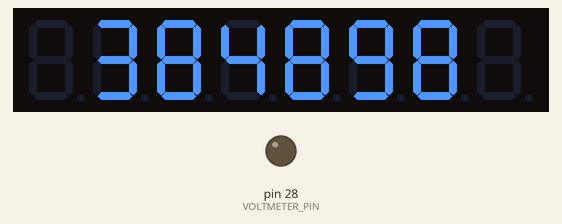
Recording of a sketch running on a simulated Arduino Mega 2560, built with avr-gcc and run on an emulated ATmega2560. Parts: 8-digit seven-segment display, output pins drawn as LEDs (lit = HIGH). The local clock reads 2024-03-15 10:24:30 at power-on unless the sketch sets it; what the sketch prints to the serial monitor is not drawn.

Above: at 0.7 s.
At 1.2 s:
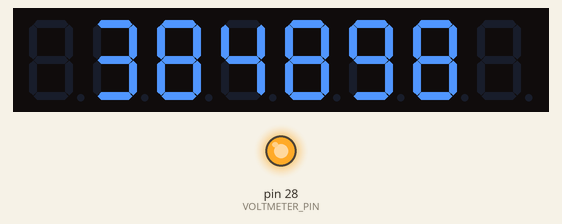
Timing chart, 0 to 2.7 s (numbered marks = the images above):
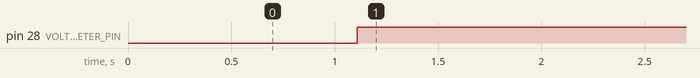

The sketch:

main.ino
```cpp
//We always have to include the library
#include "LedControl.h"
#include "Wire.h"
#include "DS3231.h"
#include "math.h"

RTClib myRTC;

/*
 Now we need a LedControl to work with.
 ***** These pin numbers will probably not work with your hardware *****
 pin 7 is connected to the DataIn
 pin 6 is connected to the CLK
 pin 5 is connected to LOAD
 We have only a single MAX72XX.
 */
LedControl lc=LedControl(7,6,5,1);

int VOLTMETER_PIN = 28;

/* we always wait a bit between updates of the display */
unsigned long delaytime=250;


/*
  ---------------------------------------------------------------------
  Moon calculations - taken from  Astronomical algorithms by Jean Meeus
  ---------------------------------------------------------------------
*/

/* constants */
int D_coefficients [] = {0, 2, 2, 0, 0, 0, 2, 2, 2, 2, 0, 1, 0, 2, 0, 0, 4, 0, 4, 2, 2, 1, 1, 2, 2, 4, 2, 0, 2, 2, 1, 2, 0, 0, 2, 2, 2, 4, 0, 3, 2, 4, 0, 2, 2, 2, 4, 0, 4, 1, 2, 0, 1, 3, 4, 2, 0, 1, 2, 2};
int M_coefficients [] = {0, 0, 0, 0, 1, 0, 0, -1, 0, -1, 1, 0, 1, 0, 0, 0, 0, 0, 0, 1, 1, 0, 1, -1, 0, 0, 0, 1, 0, -1, 0, -2, 1, 2, -2, 0, 0, -1, 0, 0, 1, -1, 2, 2, 1, -1, 0, 0, -1, 0, 1, 0, 1, 0, 0, -1, 2, 1, 0, 0};
int M_prime_coefficients [] = {1, -1, 0, 2, 0, 0, -2, -1, 1, 0, -1, 0, 1, 0, 1, 1, -1, 3, -2, 1, 0, -1, 0, 1, 2, 0, -3, -2, -1, -2, 1, 0, 2, 0, -1, 1, 0, -1, 2, -1, 1, -2, -1, -1, -2, 0, 1, 4, 0, -2, 0, 2, 1, -2, -3, 2, 1, -1, 3, -1};
int F_coefficients [] = {0, 0, 0, 0, 0, 2, 0, 0, 0, 0, 0, 0, 0, -2, 2, -2, 0, 0, 0, 0, 0, 0, 0, 0, 0, 0, 0, 0, 2, 0, 0, 0, 0, 0, 0, -2, 2, 0, 2, 0, 0, 0, 0, 0, 0, -2, 0, 0, 0, 0, -2, -2, 0, 0, 0, 0, 0, 0, 0, -2};
int cos_coefficients [] = {-20905355, -3699111, -2955968, -569925, 48888, -3149, 246158, -152138, -170733, -204586, -129620, 108743, 104755, 10321, 0, 79661, -34782, -23210, -21636, 24208, 30824, -8379, -16675, -12831, -10445, -11650, 14403, -7003, 0, 10056, 6322, -9884, 5751, 0, -4950, 4130, 0, -3958, 0, 3258, 2616, -1897, -2117, 2354, 0, 0, -1423, -1117, -1571, -1739, 0, -4421, 0, 0, 0, 0, 1165, 0, 0, 8752};
int coefficient_length = 60;
double reduce_angle(double angle) {
  /* reduces the angle to be in [0, 360)*/

  return angle - 360 * floor(angle / 360);
}


double find_T_since_julian_epoch(double seconds_since_epoch) {
  return (seconds_since_epoch - 946727936)/((double) 60*60*24*36525);
}

double find_D(double T) {
  /* calculates the mean elongation of the Moon */
  double D = 297.8501921 + 445267.1114034*T - 0.0018819*pow(T,2) + pow(T,3)/545868 - pow(T,4)/113065000;
  return reduce_angle(D);
}

double find_M(double T) {
  /* calculates the Sun's mean anomaly */
  double M = 357.5291092 + 35999.0502909*T - 0.0001536*pow(T,2) + pow(T,3)/24490000;
  return reduce_angle(M);
}

double find_M_prime(double T) {
  /* calculates the Moon's mean anomaly */
  double M_prime = 134.9633964 + 477198.8675055*T + 0.0087414*pow(T,2) + pow(T,3)/69699 - pow(T,4)/14712000;
  return reduce_angle(M_prime);
}

double find_F(double T) {
  /* calculates the moon's argument of latitude (mean distance of the moon from its ascending node) */
  double F = 93.2720950 + 483202.0175233*T - 0.0036539*pow(T,2) - pow(T,3)/3526000 + pow(T,4)/863310000;
  return reduce_angle(F);
}

double find_E(double T) {
  /* calculates the eccentricity of earth's orbit around the sun correction */
  double E = 1 - 0.002516*T - 0.0000074*pow(T,2);
  return E;
}

double cosine_in_degrees(double angle_in_degrees) {
  /* returns the cosine of an angle given in degrees */

  return cos((angle_in_degrees) * (M_PI / 180.0));
}

long calculate_moon_distance(double seconds_since_epoch) {
  /* returns the distance to the moon in at the given seconds since epoch in km*/
  double T = find_T_since_julian_epoch(seconds_since_epoch);
  Serial.println("---calculations---");
  Serial.println(T,10);
  Serial.println(find_D(T),10);
  Serial.println(find_M(T),10);
  Serial.println(find_M_prime(T),10);
  Serial.println(find_F(T),10);
  Serial.println(find_E(T), 10);
  Serial.println("------");

  double D = find_D(T);
  double M = find_M(T);
  double M_prime = find_M_prime(T);
  double F = find_F(T);
  double E = find_E(T);

  double sum_r = 0;

  for (int i = 0; i < coefficient_length; i++) {
    double new_term = cos_coefficients[i]*cosine_in_degrees(
                                        D_coefficients[i]*D +
                                        M_coefficients[i]*M +
                                        M_prime_coefficients[i]*M_prime +
                                        F_coefficients[i]*F);

    //perform the eccentricity correction
    if (M_coefficients[i] == 1 || M_coefficients[i] == -1) { new_term *= E; }
    else if (M_coefficients[i] == 2 || M_coefficients[i] ==  -2) { new_term *= pow(E,2); }

    sum_r += new_term;
  }

  double distance = 385000.56 + sum_r/1000;
  Serial.println(distance);
  return (long) distance;
}

void setup() {
  /*
   The MAX72XX is in power-saving mode on startup,
   we have to do a wakeup call
   */
  lc.shutdown(0,false);
  /* Set the brightness to a low values */
  lc.setIntensity(0,2);
  /* and clear the display */
  lc.clearDisplay(0);
  Serial.begin(9600);
  Wire.begin();

  pinMode(VOLTMETER_PIN, OUTPUT);
}

int current_voltmeter = 0;
void display_on_voltmeter(double current, double minimum, double maximum) {
  /* display a value between min and max on the voltmeter*/

  float multiplier = (current - minimum) / (maximum - minimum);

  // 3/3.3 * 255 = 231.8
  float write_value = 232 * multiplier;

  // interpolate between the previous and new value
  for (float i = 0; i <= 4; i++) {
    int interpolated_value = current_voltmeter + (i/4)*(write_value - current_voltmeter);
    delay(100);
    analogWrite(VOLTMETER_PIN, (int) interpolated_value);
    Serial.println(interpolated_value);
  }

  current_voltmeter = write_value;


}

/*
 * display the 8 least significant whole digits of a given number
 */
void display_long(long number) {
  long head = (((long) number) % 100000000);
  Serial.println(number);
  for (int i = 0; i < 6; i++) {
    lc.setDigit(0,i+1, head%(10),false);
    Serial.println(head%(10));
    head = head / 10;
  }
}

void loop () {

    delay(500);
    DateTime now = myRTC.now();
    double unixtime = now.unixtime();

    Serial.println(now.unixtime());

    long moon_distance = calculate_moon_distance((double) now.unixtime());
    display_long(moon_distance);
    display_on_voltmeter((double) moon_distance, 356400, 406700);


}
```

Measured:
- by itself, pin 28 (VOLTMETER_PIN): LOW → HIGH at 1.1 s
